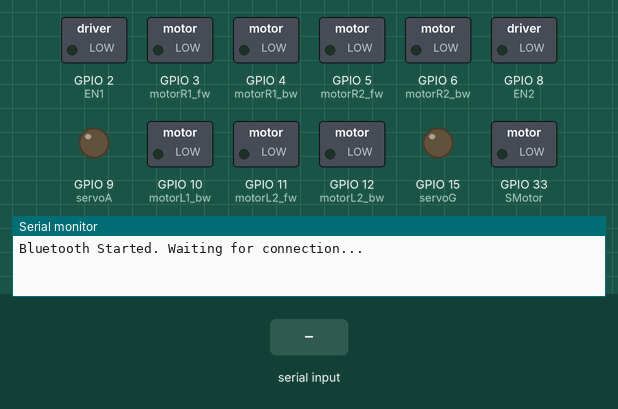
Recording of a sketch running on a simulated ESP32. On the bench: switched loads named in the sketch (green lamp = pin HIGH), output pins drawn as LEDs (lit = HIGH), the last lines printed to the serial monitor. The test bench sets the inputs (shaded band). Nothing arrives over Bluetooth unless stated.

Above: at 1.2 s.
1.3 s: "LEFT\n" received over the second serial link
At 2.5 s:
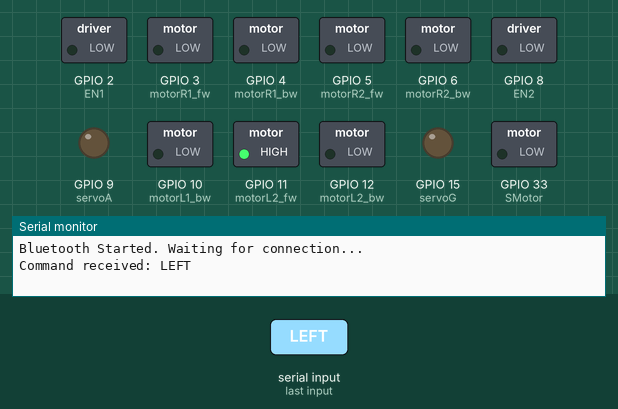
2.8 s: "RIGHT\n" received over the second serial link
At 3.7 s:
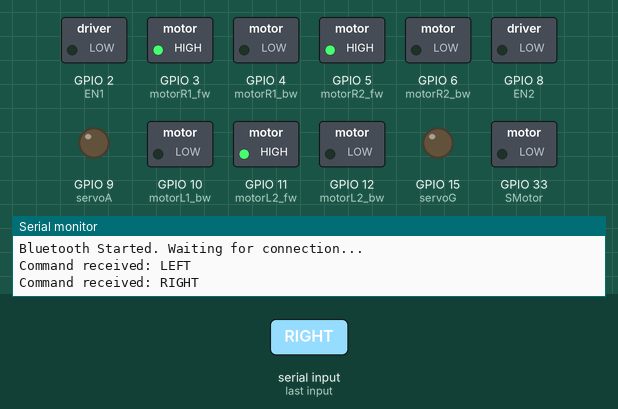
4.3 s: "LEFT,45\n" received over the second serial link
At 4.9 s:
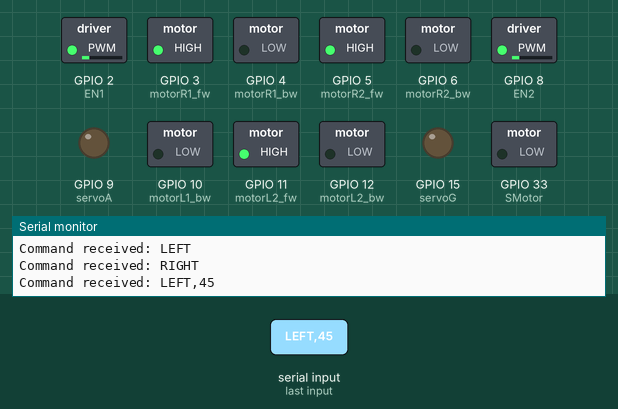
5.8 s: "ARM,45\n" received over the second serial link
At 7.0 s:
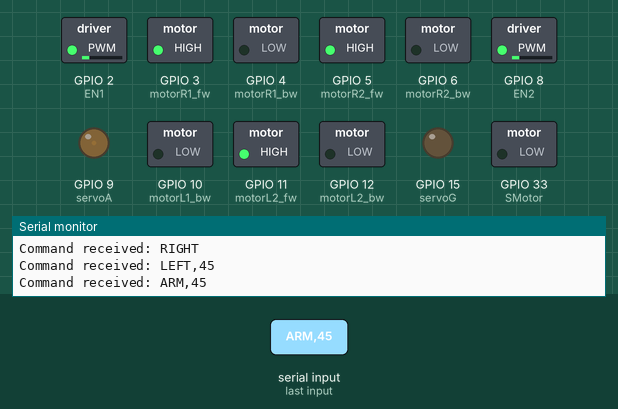
7.3 s: "MOVE\n" received over the second serial link
At 8.4 s:
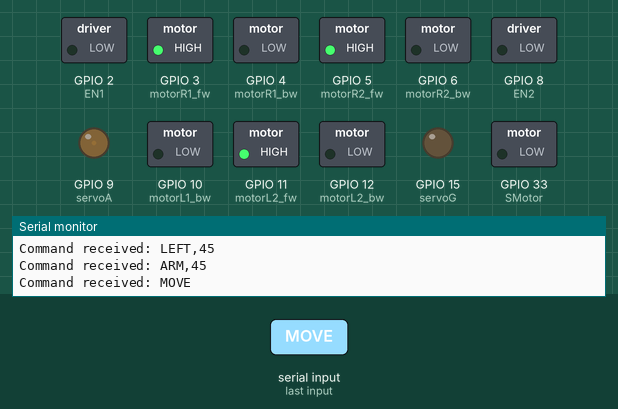
8.8 s: "GRIPPER,45\n" received over the second serial link
At 9.5 s:
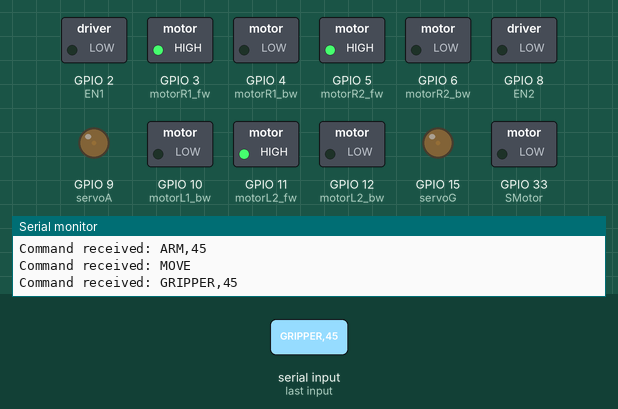
Timing chart, 0 to 11.3 s (numbered marks = the images above; inputs shaded):
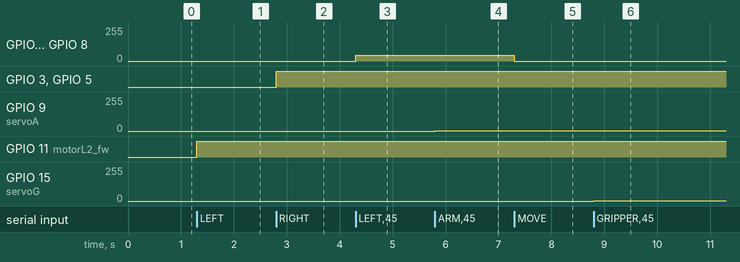

The sketch:

blutooth_electronics.ino
```cpp
#include <BluetoothSerial.h>

BluetoothSerial SerialBT;

// Right Motors
int motorR1_fw = 3;
int motorR1_bw = 4;
int motorR2_fw = 5;
int motorR2_bw = 6;
int EN1 = 2;
int EN2 = 8;

// Left Motors
int motorL1_fw = 8;
int motorL1_bw = 10;
int motorL2_fw = 11;
int motorL2_bw = 12;
int EN3 = 2;
int EN4 = 8;

// Stepper Motor
int SMotor = 33;

// Frequency and Resolution for DC Motors
int freqM = 5000;
int resM = 8;

// Arm Servo
int servoA = 9;

// Gripper Servo
int servoG = 15;

// Frequency and Resolution of Servo
int freqS = 50;
int resS = 12;

void setup() {
  Serial.begin(115200);
  SerialBT.begin("SNATCHO_BOT"); // Bluetooth device name
  Serial.println("Bluetooth Started. Waiting for connection...");

  // Motor setup
  ledcAttach(EN1, freqM, resM);
  ledcAttach(EN2, freqM, resM);
  pinMode(motorR1_fw, OUTPUT);
  pinMode(motorR1_bw, OUTPUT);
  pinMode(motorR2_fw, OUTPUT);
  pinMode(motorR2_bw, OUTPUT);

  ledcAttach(EN3, freqM, resM);
  ledcAttach(EN4, freqM, resM);
  pinMode(motorL1_fw, OUTPUT);
  pinMode(motorL1_bw, OUTPUT);
  pinMode(motorL2_fw, OUTPUT);
  pinMode(motorL2_bw, OUTPUT);

  ledcAttach(servoA, freqS, resS);
  ledcAttach(servoG, freqS, resS);
  ledcAttach(SMotor, freqM, resM);
}

void loop() {
  if (SerialBT.available()) {
    String command = SerialBT.readStringUntil('\n');
    command.trim();
    Serial.println("Command received: " + command);

    if (command.startsWith("LEFT")) {
      int pwmLeft = command.substring(5).toInt();
      controlLeftSide(pwmLeft);
    } else if (command.startsWith("RIGHT")) {
      int pwmRight = command.substring(6).toInt();
      controlRightSide(pwmRight);
    } else if (command.startsWith("MOVE")) {
      int pwmMove = command.substring(5).toInt();
      controlMovement(pwmMove);
    } else if (command.startsWith("ARM")) {
      int pwmArm = command.substring(4).toInt();
      controlArm(pwmArm);
    } else if (command.startsWith("GRIPPER")) {
      int pwmGripper = command.substring(8).toInt();
      controlGripper(pwmGripper);
    } else if (command.startsWith("STEPPER")) {
      int pwmStepper = command.substring(8).toInt();
      controlStepper(pwmStepper);
    }
  }
}

void controlLeftSide(int pwmLeft) {
  digitalWrite(motorL1_fw, HIGH);
  digitalWrite(motorL1_bw, LOW);
  ledcWrite(EN3, pwmLeft);
  digitalWrite(motorL2_fw, HIGH);
  digitalWrite(motorL2_bw, LOW);
  ledcWrite(EN4, pwmLeft);
}

void controlRightSide(int pwmRight) {
  digitalWrite(motorR1_fw, HIGH);
  digitalWrite(motorR1_bw, LOW);
  ledcWrite(EN1, pwmRight);
  digitalWrite(motorR2_fw, HIGH);
  digitalWrite(motorR2_bw, LOW);
  ledcWrite(EN2, pwmRight);
}

void controlMovement(int pwmMove) {
  controlLeftSide(pwmMove);
  controlRightSide(pwmMove);
}

void controlArm(int pwmArm) {
  ledcWrite(servoA, pwmArm);
}

void controlGripper(int pwmGripper) {
  ledcWrite(servoG, pwmGripper);
}

void controlStepper(int pwmStepper) {
  ledcWrite(SMotor, pwmStepper);
}
```

Measured:
- after the input at 1.3 s, GPIO 11 (motorL2_fw): LOW → HIGH at once
- after the input at 2.8 s, GPIO 3 (motorR1_fw), GPIO 5 (motorR2_fw): LOW → HIGH at once
- after the input at 4.3 s, GPIO 2 (EN1), GPIO 8 (EN2): 0/255 → 45/255 at once
- after the input at 5.8 s, GPIO 9 (servoA): 0/255 → 3/255 at once
- after the input at 7.3 s, GPIO 2 (EN1), GPIO 8 (EN2): 45/255 → 0/255 at once
- after the input at 8.8 s, GPIO 15 (servoG): 0/255 → 3/255 at once
